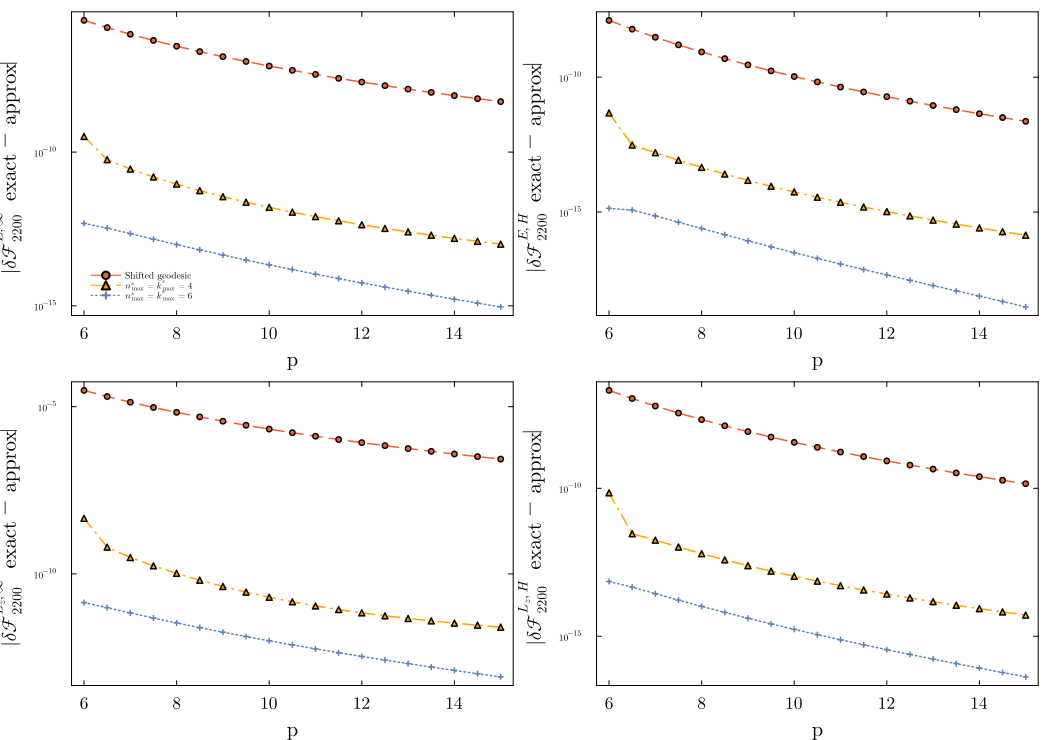

Write the Julia code that produced this figure.
# arXiv:2603.12189 fig:comparepvalues_leadingharmonics (fig. 7, main.tex:889): the error of three
# APPROXIMATE spinning trajectories against the exact one, |δF_exact − δF_approx|, for the single
# (l,m,n,k) = (2,2,0,0) mode versus p ∈ [6, 15] at a = 0.9 M, e = 0.2, x = √3/2, in four channels
# (E at infinity / at the horizon, Lz at infinity / at the horizon).
#
# The three approximations, all built from `Perturbation.KerrSpinOrbitCorrection`:
#   SG          — the shifted geodesic: the exact nmax = kmax = 8 orbit correction with the
#                 LIBRATION zeroed (rS = zS = UrS = UzS = 0), i.e. the secular shift only
#   n^s = 4     — the orbit correction truncated at nmax = kmax = 4
#   n^s = 6     — the orbit correction truncated at nmax = kmax = 6
# The published message is the ordering SG > n^s = 4 > n^s = 6 at every p, i.e. the spinning
# trajectory converges harmonic by harmonic and the shifted geodesic is the crudest member.
#
# THIN driver: the flux of each trajectory is `Perturbation._spin_mode_correction(oc, 2,2,0,0)`;
# the only thing built here is the zeroed-libration wrapper around the exact correction closure,
# which is a CHOICE OF INPUT to the package function, not physics.
#
#   julia --project=reproduce -t4 reproduce/arXiv-2603.12189/fig07.jl --check

include(joinpath(@__DIR__, "..", "_lib", "repro_harness.jl"))
using .ReproHarness

opts = ReproHarness.parse_args()
ReproHarness.setup!()
ReproHarness.require_tier(opts, :fast)

using GrTools
using GrTools.Perturbation: KerrSpinOrbitCorrection, _spin_mode_correction
using Plots
include(joinpath(@__DIR__, "..", "_style", "mma_style.jl"))
gr(); mma_defaults!()

const A, E, X = 0.9, 0.2, sqrt(3) / 2
const PS = collect(6.0:0.5:15.0)
const APPROX = (:SG, :h4, :h6)
const CHAN = (:EI, :EH, :LI, :LH)

zero_libration(oc) = merge(oc, (; OrbitCorrection = (wr, wz) -> begin
    c = oc.OrbitCorrection(wr, wz)
    (ΔtS = c.ΔtS, rS = 0.0, zS = 0.0, ΔφS = c.ΔφS, UrS = 0.0, UzS = 0.0)
end))

sflux(oc) = let md = _spin_mode_correction(oc, 2, 2, 0, 0)
    (EI = real(md.dE1I), EH = real(md.dE1H), LI = real(md.dL1I), LH = real(md.dL1H))
end

D = Dict(v => Dict(c => fill(NaN, length(PS)) for c in CHAN) for v in APPROX)
Threads.@threads for i in eachindex(PS)
    p = PS[i]
    try
        oc8 = KerrSpinOrbitCorrection(A, p, E, X, 8, 8)
        fe = sflux(oc8)
        for (v, o) in ((:SG, zero_libration(oc8)),
                       (:h4, KerrSpinOrbitCorrection(A, p, E, X, 4, 4)),
                       (:h6, KerrSpinOrbitCorrection(A, p, E, X, 6, 6)))
            fa = sflux(o)
            for c in CHAN
                D[v][c][i] = abs(getfield(fe, c) - getfield(fa, c))
            end
        end
    catch err
        println("  p=", p, " FAILED: ", typeof(err)); flush(stdout)
    end
end

i10 = argmin(abs.(PS .- 10))
for c in CHAN, v in APPROX
    println("  ", rpad(string(c), 3), " ", rpad(string(v), 3), "  @p=6 ", D[v][c][1],
            "  @p=10 ", D[v][c][i10], "  @p=15 ", D[v][c][end])
end
flush(stdout)

sty = Dict(:SG => (MMA_RED, :dash, :circle), :h4 => (:orange, :dashdot, :utriangle),
           :h6 => (MMA_BLUE, :dot, :cross))
lab = Dict(:SG => "Shifted geodesic", :h4 => raw"$n^s_{\max}=k^s_{\max}=4$",
           :h6 => raw"$n^s_{\max}=k^s_{\max}=6$")
ylab = Dict(:EI => raw"$|\delta\mathcal{F}^{E,\infty}_{2200}$ exact $-$ approx$|$",
            :EH => raw"$|\delta\mathcal{F}^{E,H}_{2200}$ exact $-$ approx$|$",
            :LI => raw"$|\delta\mathcal{F}^{L_z,\infty}_{2200}$ exact $-$ approx$|$",
            :LH => raw"$|\delta\mathcal{F}^{L_z,H}_{2200}$ exact $-$ approx$|$")
panels = Any[]
for c in CHAN
    pl = plot(xlabel = "p", ylabel = ylab[c], yscale = :log10,
              legend = (c === :EI ? :bottomleft : false), legendfontsize = 6, ytickfontsize = 6)
    for v in APPROX
        col, ls, mk = sty[v]
        plot!(pl, PS, D[v][c], color = col, linestyle = ls, marker = mk, ms = 3, lw = 1.5, label = lab[v])
    end
    push!(panels, pl)
end
savefig(plot(panels..., layout = (2, 2), size = (1050, 740)), joinpath(@__DIR__, "fig07.png"))

@repro_result "p" PS
for v in APPROX, c in CHAN
    @repro_result "err_$(v)_$(c)" D[v][c]
end
# the published message, per point: SG > n^s=4 > n^s=6
ok = [count(i -> D[:SG][c][i] > D[:h4][c][i] > D[:h6][c][i], eachindex(PS)) for c in CHAN]
@repro_result "n_points"                 length(PS)
@repro_result "ordering_SG_gt_h4_gt_h6"  ok
@repro_result "ordering_holds_everywhere" all(ok .== length(PS))

exit(ReproHarness.conclude!(opts; paper = "2603.12189", id = "fig07", script = @__FILE__,
                            rtol = 1e-8))
